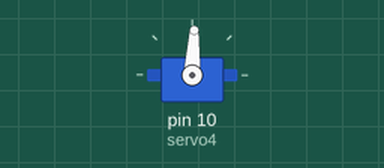
Bench run of a sketch on a simulated Arduino Leonardo, built with avr-gcc and run on an emulated ATmega32U4. Shown: servo.

Above: at 0.05 s.
At 2.0 s:
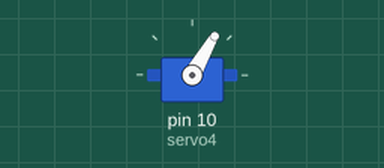
At 3.0 s:
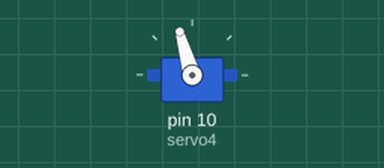
At 4.0 s:
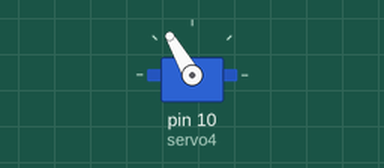
Timing chart, 0 to 5.2 s (numbered marks = the images above):
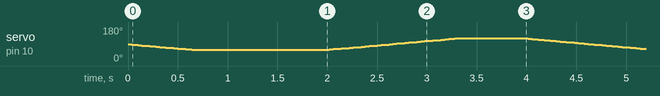

The sketch:

direction.ino
```cpp
#include "VarSpeedServo.h"

VarSpeedServo servo1, servo2, servo3, servo4;  // create servo object to control a servo
// twelve servo objects can be created on most boards

int theta1, theta2, theta3, theta4;

void setup() {
  Serial.begin(9600);
  Serial.setTimeout(1000000);
//  servo1.attach(7);
//  servo2.attach(8);
//  servo3.attach(4);
  servo4.attach(10);// attaches the servo on pin 9 to the servo object
}

void loop() {
  // Asking Players to Enter numbers
//  Serial.println("Enter Angle 1:");
//  while(!Serial.available())
//  {}
//  theta1 = Serial.parseInt();
//  Serial.println(theta1);
//  servo1.write(theta1);
//  Serial.println("Enter Angle 2:");
//  while(!Serial.available())
//  {}
//  theta2 = Serial.parseInt();
//  servo4.write(theta2);
//  Serial.println(theta2);
//  Serial.println("Enter Angle 3:");
//  while(!Serial.available())
//  {}
//  theta3 = Serial.parseInt();
//  Serial.println(theta3);
//  servo3.write(theta3);
//  Serial.println("Enter Angle 4:");
//  while(!Serial.available())
//  {}
//  theta4 = Serial.parseInt();
//  Serial.println(theta4);
//  servo4.write(theta4);
    servo4.write(60,30);
    delay(2000);
    servo4.write(120,30);
    delay(2000);


  // tell servo to go to position in variable 'pos'
//  delay(15);                       // waits 15ms for the servo to reach the position

}
```
